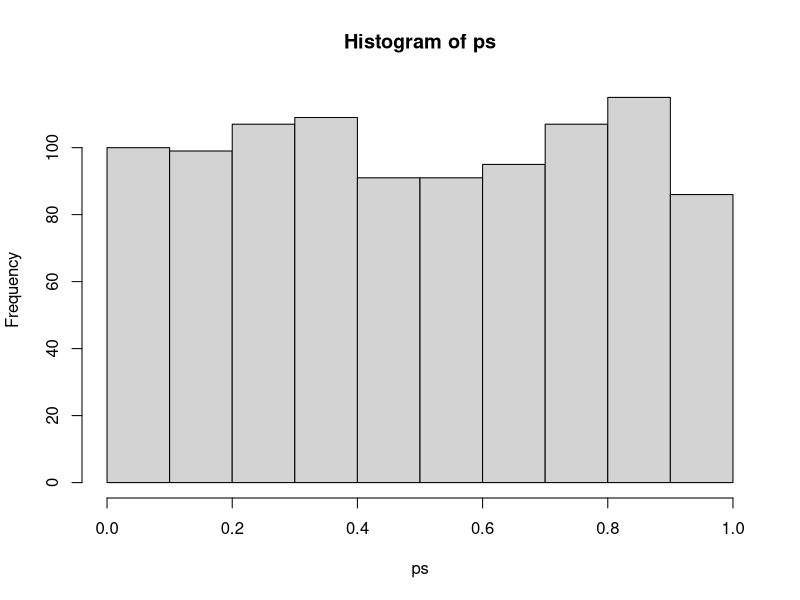

The R source for this figure: (Note: this script raises an error after producing the figure.)
## estimando erros do teste
#Sob h0

mu=0
sigma=1
n=10
RE=1000

ps=numeric(RE)
for(i in 1:RE){
  x=rnorm(n,mu,sigma)
  t=mean(x)/(sd(x)/sqrt(n))
  ps[i]=pt(t,df=n-1)
  
}


hist(ps) #se tem dist t, hist sera uniforme
mean(ps<0.025|ps>0.975)   #erro do tipo I


## poder

mus=(0:20)/10
sigma=1
n=10
RE=1000


power=numeric(length(mus))

for(j in 1:length(mus)){
mu=mus[j]
  ps=numeric(RE)
for(i in 1:RE){
  x=rnorm(n,mu,sigma)
  t=mean(x)/(sd(x)/sqrt(n))
  ps[i]=pt(t,df=n-1)
  
}


power[j]=mean(ps<0.025|ps>0.975)   #Poder
}

# quanto maior o mu, maior o poder (mais longe de mu, mas chance de rejeitar Ho quando Ho eh falsa)
plot(mu, power, type = "o", ylim = c(0,1))




